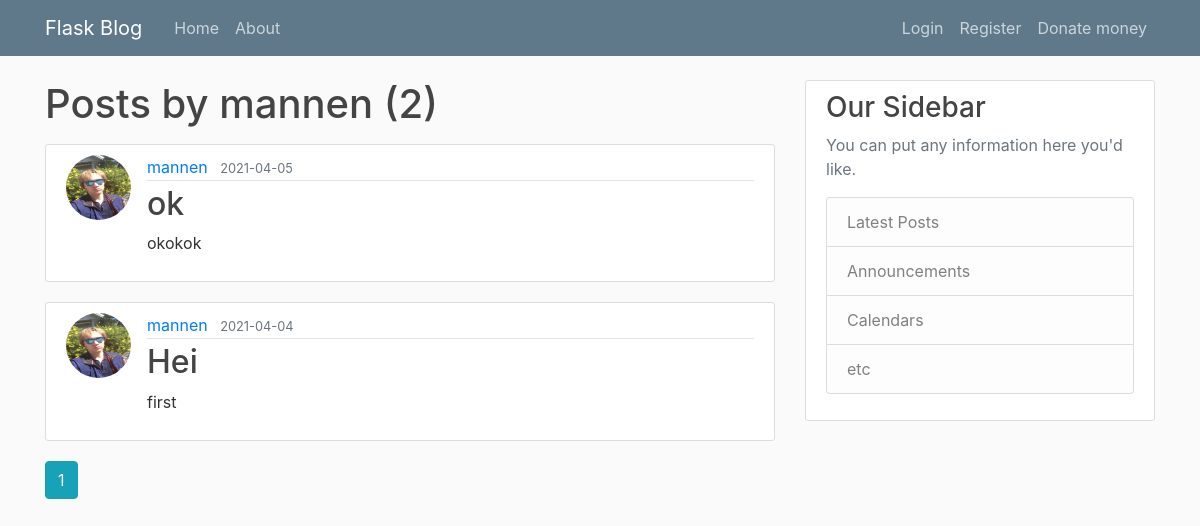
Screenshot of /user/mannen with the database file from the repository.
### flaskblog/models.py (models this page shows, shortened)
class User(db.Model, UserMixin):
    id = db.Column(db.Integer, primary_key=True)
    username = db.Column(db.String(20), unique=True, nullable=False)
    email = db.Column(db.String(120), unique=True, nullable=False)
    image_file = db.Column(db.String(20), nullable=False, default='default.jpg')
    password = db.Column(db.String(60), nullable=False)
    posts = db.relationship('Post', backref='author', lazy=True)

class Post(db.Model):
    id = db.Column(db.Integer, primary_key=True)
    title = db.Column(db.String(100), nullable=False)
    date_posted = db.Column(db.DateTime, nullable=False, default=datetime.utcnow)
    content = db.Column(db.Text, nullable=False)
    user_id = db.Column(db.Integer, db.ForeignKey('user.id'), nullable=False)

### flaskblog/routes.py (the view)
@app.route("/user/<string:username>") # Shows the user's posts
def user_posts(username):
    page = request.args.get('page', 1, type=int)
    user = User.query.filter_by(username=username).first_or_404()
    posts = Post.query.filter_by(author=user)\
        .order_by(Post.date_posted.desc())\
        .paginate(page=page, per_page=5)
    return render_template('user_posts.html', posts=posts, user=user)

### flaskblog/templates/user_posts.html
{% extends "layout.html" %}
{% block content %}
  <h1 class="mb-3">Posts by {{ user.username }} ({{ posts.total }})</h1>
  {% for post in posts.items %}
    <article class="media content-section">
      <img class="rounded-circle article-img" src="{{ url_for('static', filename='profile_pics/' + post.author.image_file) }}">
      <div class="media-body">
        <div class="article-metadata">
          <a class="mr-2" href="{{ url_for('user_posts', username=post.author.username) }}">{{ post.author.username }}</a>
          <small class="text-muted">{{ post.date_posted.strftime('%Y-%m-%d') }}</small>
        </div>
        <h2><a class="article-title" href="{{ url_for('post', post_id=post.id) }}">{{ post.title }}</a></h2>
        <p class="article-content">{{ post.content }}</p>
      </div>
    </article>
  {% endfor %}
  {% for page_num in posts.iter_pages(left_edge = 1, right_edge=1, left_current=1, right_current=2) %}
    {% if page_num %}
      {% if posts.page == page_num %}
        <a class="btn btn-info mb-4" href="{{ url_for('user_posts', username=user.username, page=page_num) }}">{{ page_num }}</a>
      {% else %}
        <a class="btn btn-outline-info mb-4" href="{{ url_for('user_posts', username=user.username, page=page_num) }}">{{ page_num }}</a>
      {% endif %}
    {% else %}
      ...
    {% endif %}
  {% endfor %}
{% endblock content %}

### flaskblog/templates/layout.html (shortened to what this page needs)
<!DOCTYPE html>
<html>
<head>
   <link rel="stylesheet" href="https://stackpath.bootstrapcdn.com/bootstrap/4.3.1/css/bootstrap.min.css">
   <link rel="stylesheet" type="text/css" href="{{ url_for('static', filename='main.css') }}">
</head>
<body>
  <header class="site-header">
    <nav class="navbar navbar-expand-md navbar-dark bg-steel fixed-top">
      <div class="container">
        <a class="navbar-brand mr-4" href="/">Flask Blog</a>
        <div class="collapse navbar-collapse" id="navbarToggle">
          <div class="navbar-nav mr-auto">
            <a class="nav-item nav-link" href="{{ url_for('home') }}">Home</a>
            <a class="nav-item nav-link" href="{{ url_for('about') }}">About</a>
          </div>
          <div class="navbar-nav">
            {% if current_user.is_authenticated %}
              <a class="nav-item nav-link" href="{{ url_for('account') }}">Account</a>
              <a class="nav-item nav-link" href="{{ url_for('logout') }}">Log out</a>
            {% else %}
              <a class="nav-item nav-link" href="{{ url_for('login') }}">Login</a>
              <a class="nav-item nav-link" href="{{ url_for('register') }}">Register</a>
            {% endif %}
            <a class="nav-item nav-link" href="https://www.kirkensnodhjelp.no">Donate money</a>
          </div>
        </div>
      </div>
    </nav>
  </header>
  <main role="main" class="container">
    <div class="row">
      <div class="col-md-8">
        {% block content %}{% endblock %}
      </div>
      <div class="col-md-4">
        <div class="content-section">
          <h3>Our Sidebar</h3>
          <p class='text-muted'>You can put any information here you'd like.
            <ul class="list-group">
              <li class="list-group-item list-group-item-light">Latest Posts</li>
              <li class="list-group-item list-group-item-light">Announcements</li>
              <li class="list-group-item list-group-item-light">Calendars</li>
              <li class="list-group-item list-group-item-light">etc</li>
            </ul>
          </p>
        </div>
      </div>
    </div>
  </main>
</body>
</html>

### flaskblog/static/main.css (style rules this page uses)
body { background: #fafafa; color: #333333; margin-top: 5rem; }
h1, h2, h3, h4, h5, h6 { color: #444444; }
.bg-steel { background-color: #5f788a; }
.site-header .navbar-nav .nav-link { color: #cbd5db; }
.content-section { background: #ffffff; padding: 10px 20px; border: 1px solid #dddddd; border-radius: 3px; margin-bottom: 20px; }
.article-title { color: #444444; }
.article-content { white-space: pre-line; }
.article-img { height: 65px; width: 65px; margin-right: 16px; }
.article-metadata { padding-bottom: 1px; margin-bottom: 4px; border-bottom: 1px solid #e3e3e3 }

### rows the page displays
User: username "mannen"
Post: image_file (picture), author.username "mannen", date_posted "2021-04-05", title "ok", content "okokok"
Post: image_file (picture), author.username "mannen", date_posted "2021-04-04", title "Hei", content "first"

### other values shown
{{ posts.total }} "2"
{{ page_num }} "1"
